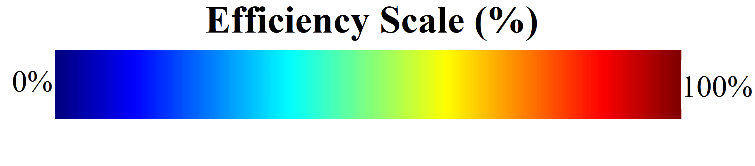
#> input picture HeatMapScale.png, 755 x 166 px
$ python grayToHeatMap.py
#> lines starting #> are read from the running program, lines starting #| are printed output that depends on the picture
# -*- coding: utf-8 -*-
"""
Created on Wed Feb 14 20:46:59 2018

@author: akars
"""
import numpy as np
import cv2

img_gray = cv2.imread(input(),cv2.IMREAD_GRAYSCALE)
#> the answer given: ../HeatMapScale.png
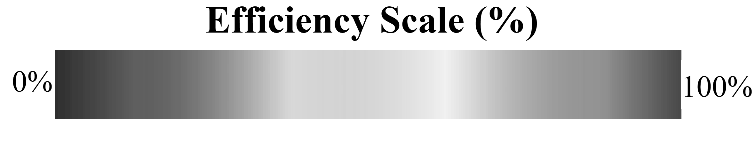
#> img_gray: shape (166, 755); min 0, max 255, mean 214.1
img_gray[0][0]=255
img_color = cv2.applyColorMap(img_gray, cv2.COLORMAP_JET)
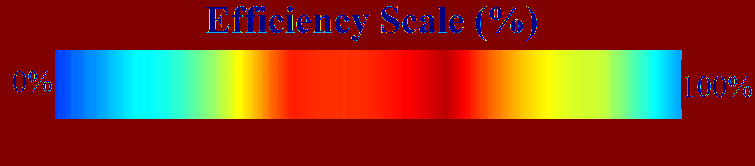
#> img_color: shape (166, 755, 3); mean B, G, R 34.2, 53.4, 137.9

cv2.imshow("img",img_gray)
cv2.waitKey(0)
cv2.destroyAllWindows()

width,height= img_color.shape[:2]
#> width = 166; height = 755


topspace = 50
leftspace = 50
bordercolor = 255
img_final = np.zeros((width+2*leftspace,height+2*topspace,3),dtype=np.uint8);
img_final[:,:,:] = bordercolor

img_final[leftspace:width+leftspace,topspace:height+topspace,:] = img_color
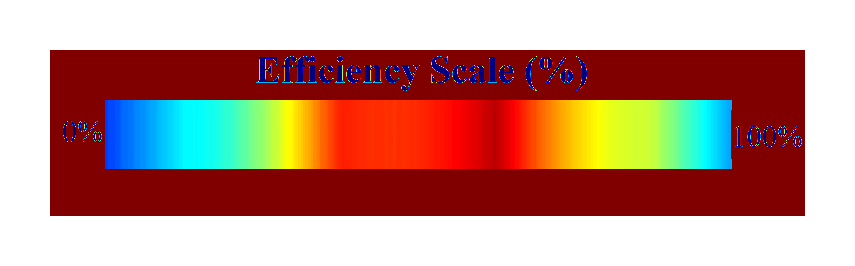
#> img_final: shape (266, 855, 3); mean B, G, R 133.3, 143.9, 190.5


#cv2.imwrite("../testcolor1.png",img_color)
cv2.imwrite(input(),img_final)
#> the answer given: ../practEffHeatMap.png

$ run again, on ultEffHeatMap.png
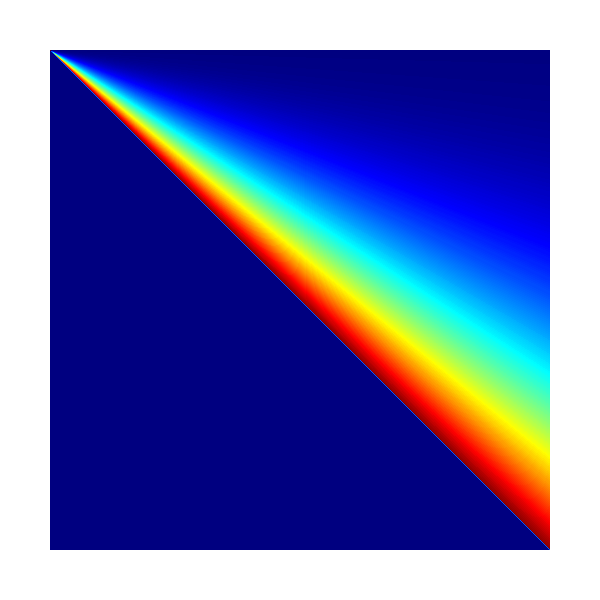
#> input picture ultEffHeatMap.png, 600 x 600 px
#> `img_color = cv2.applyColorMap(img_gray, cv2.COLORMAP_JET)`:
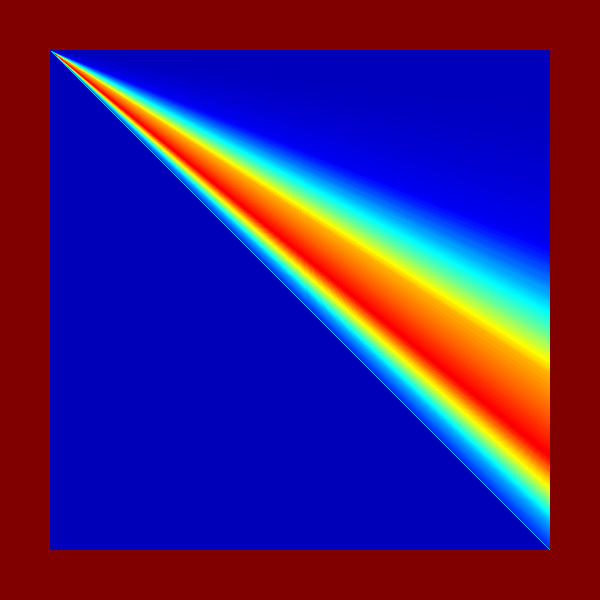
#> img_color: shape (600, 600, 3); mean B, G, R 116.7, 31.5, 67.9
#> `img_final[leftspace:width+leftspace,topspace:height+topspace,:] = img_..`:
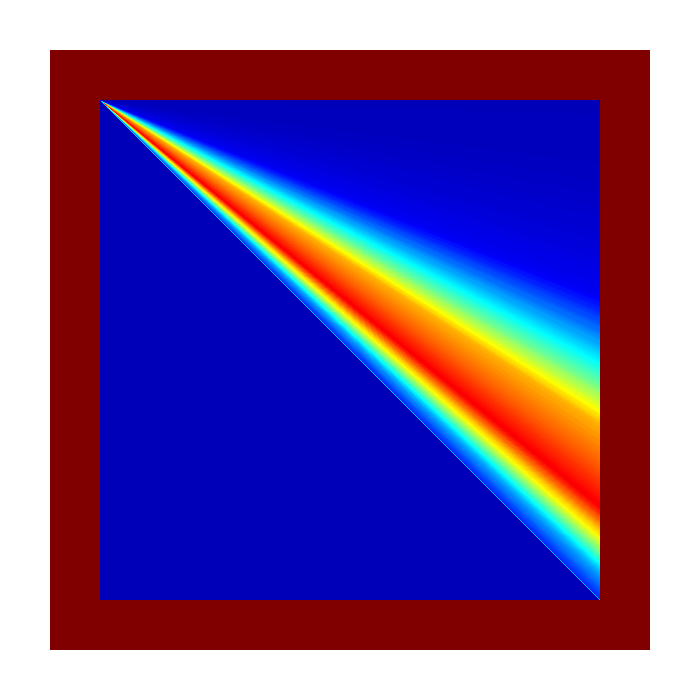
#> img_final: shape (700, 700, 3); mean B, G, R 153.4, 90.8, 117.5
